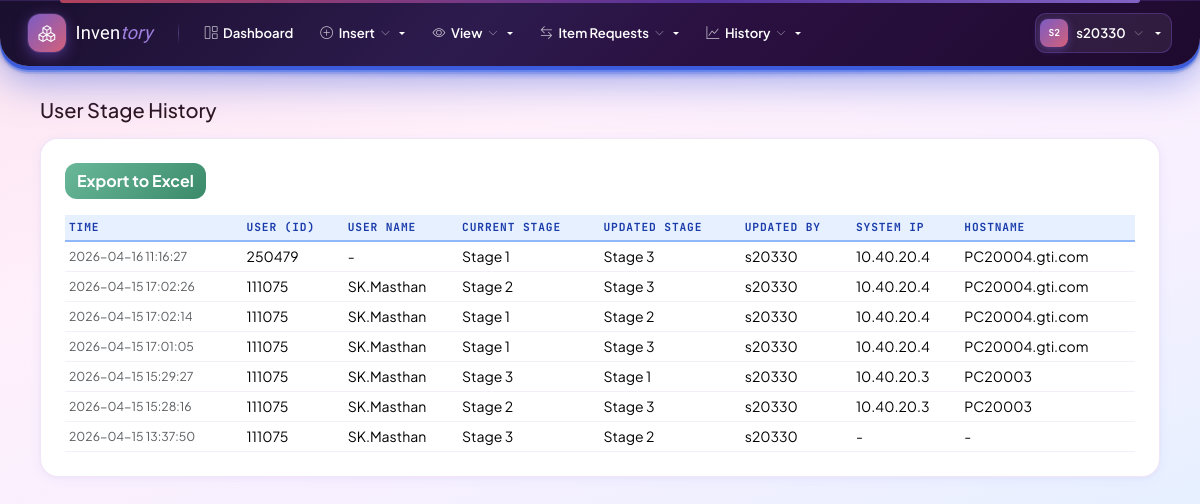
Before: /profile/manage-users/stage-history/ (signed in) with the older database file.
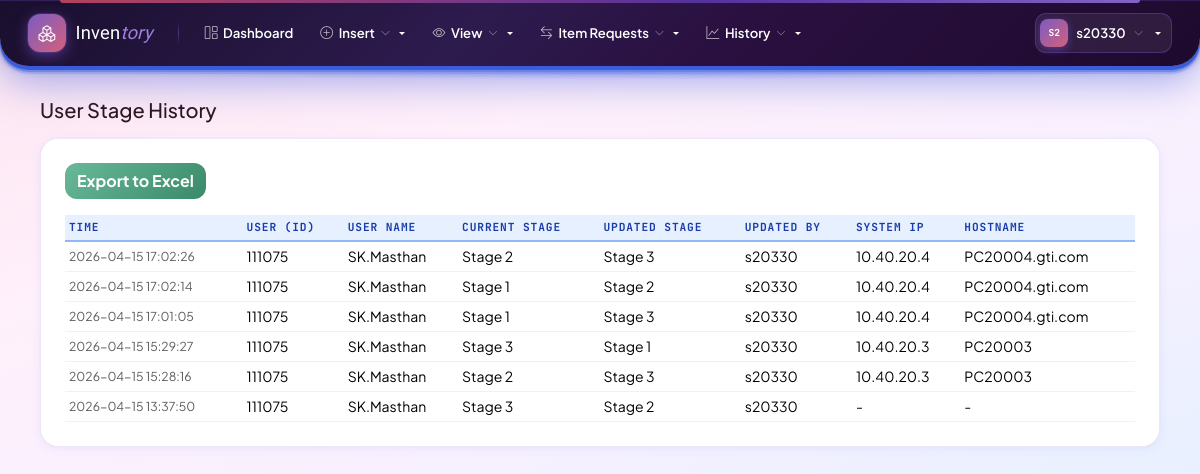
After: the same page with the newer database file.
### inventory/models.py (models this page shows, shortened)
class UserStageHistory(models.Model):
    user = models.ForeignKey(User, on_delete=models.CASCADE, related_name='stage_history')
    old_stage = models.IntegerField(choices=STAGE_CHOICES)
    new_stage = models.IntegerField(choices=STAGE_CHOICES)
    changed_by = models.ForeignKey(User, on_delete=models.SET_NULL, null=True, related_name='stage_changes_made')
    changed_at = models.DateTimeField(auto_now_add=True)
    ip_address = models.CharField(max_length=64, blank=True, default='')
    hostname = models.CharField(max_length=255, blank=True, default='')
    class Meta:
        ordering = ['-changed_at']

class User(AbstractUser):
    REQUIRED_FIELDS = ['email']
    stage = models.PositiveSmallIntegerField(default=1)
    full_name = models.CharField(max_length=200, blank=True, default='')
    mobile_number = models.CharField(max_length=30, blank=True, default='')
    category = models.CharField(
        max_length=50,
        blank=True,
        null=True
    )
    admin_section = models.CharField(
        max_length=100,
        blank=True,
        null=True
    )
    admin_department = models.CharField(
        max_length=100,
        blank=True,
        null=True
    )
    department = models.CharField(
        max_length=100,
        blank=True,
        null=True
    )
    section = models.CharField(
        max_length=100,
        blank=True,
        null=True
    )
    is_active = models.BooleanField(
        default=True,
        help_text='Designates whether this user should be treated as active.'
    )
    def is_stage1(self):
        return self.is_superuser or self.stage == 1
    def can_edit(self):
        return self.is_stage1() or self.is_stage2()
    def can_approve_issue_requests(self):
        return self.is_stage1() or self.is_stage2()
    def can_request_issue(self):
        return True  # all stages allowed
    def can_issue_items(self):
        return self.is_stage1() or self.is_stage2()
    def can_manage_users(self):
        return self.is_stage1()
    def allowed_categories(self):
        if self.is_stage1() or self.is_stage2():
            return [choice[0] for choice in CATEGORY_CHOICES]
        return []  # Stage 3 has no category access
    class Meta:
        verbose_name = 'User'
        verbose_name_plural = 'Users'

### inventory/views.py (the view)
# urls.py: path('profile/manage-users/stage-history/', views.user_stage_history, name='user_stage_history'),
@login_required
def user_stage_history(request):
    if not request.user.can_manage_users():
        messages.error(request, 'Only Stage 1 users can view user stage history.')
        return redirect('inventory:dashboard')
    history = UserStageHistory.objects.all().order_by('-changed_at')
    return render(request, 'inventory/user_stage_history.html', {'history': history})

### inventory/context_processors.py (called while the page is built, shortened)
def stage_permissions(request):
    if request.user.is_authenticated:
        choices = dict(CATEGORY_CHOICES)
        allowed = request.user.allowed_categories()
        return {
            'user_can_edit': request.user.can_edit(),
            'user_can_request_issue': request.user.can_request_issue(),
            'user_can_approve_issue_requests': request.user.can_approve_issue_requests(),
            'user_can_issue_items': request.user.can_issue_items(),
            'user_can_manage_users': request.user.can_manage_users(),
            'user_is_stage1': request.user.is_stage1(),
            'user_allowed_categories': allowed,
            'category_display': choices,
            'navbar_categories': [{'slug': c, 'name': choices.get(c, c)} for c in allowed],
        }

### inventory/templates/inventory/user_stage_history.html (shortened to what this page needs)
{% extends 'inventory/base.html' %}
{% block content %}
<div class="container-fluid">
    <h5 class="mb-3">User Stage History</h5>
    <div class="card">
        <div class="card-body">
            <div class="d-flex gap-2 mb-3">
                <a href="{% url 'inventory:user_stage_history_excel' %}" class="btn btn-success">Export to Excel</a>
            </div>
            <div class="table-responsive">
                <table class="table table-sm align-middle mb-0">
                    <thead>
                        <tr>
                            <th>Time</th>
                            <th>User (ID)</th>
                            <th>User Name</th>
                            <th>Current Stage</th>
                            <th>Updated Stage</th>
                            <th>Updated By</th>
                            <th>System IP</th>
                            <th>Hostname</th>
                        </tr>
                    </thead>
                    <tbody>
                        {% for h in history %}
                        <tr>
                            <td class="text-muted small">{{ h.changed_at|date:"Y-m-d H:i:s" }}</td>
                            <td>{{ h.user.username }}</td>
                            <td>{{ h.user.full_name|default:"-" }}</td>
                            <td>Stage {{ h.old_stage }}</td>
                            <td>Stage {{ h.new_stage }}</td>
                            <td>
                                {% if h.changed_by %}
                                    {{ h.changed_by.username }}
                                {% else %}
                                    -
                                {% endif %}
                            </td>
                            <td>{{ h.ip_address|default:"-" }}</td>
                            <td>{{ h.hostname|default:"-" }}</td>
                        </tr>
                        {% empty %}
                        <tr><td colspan="7" class="text-muted">No stage changes recorded.</td></tr>
                        {% endfor %}
                    </tbody>
                </table>
            </div>
        </div>
    </div>
</div>
{% endblock %}

Changed rows visible on the page:
removed UserStageHistory: changed_at "2026-04-16 11:16:27", user.username "250479", user.full_name "-", old_stage "1", new_stage "3", changed_by.username "s20330", ip_address "10.40.20.4", hostname "PC20004.gti.com"
